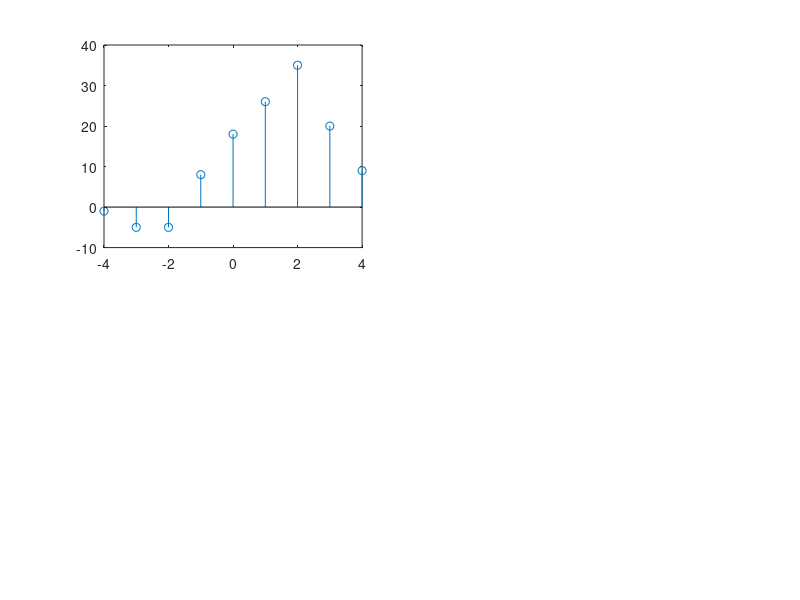

This chart was generated by the following MATLAB code: (Note: this script raises an error after producing the figure.)
x = [-1 -2 3 4 2 9];
nx = [-2 -1 0 1 2 3];
h = [1 3 2 1];
nh = [-2 -1 0 1];
y = conv(x,h); %%% values
n1= nx(1) + nh(1);
n2= nx(end) + nh(end);
n = n1 : n2;
subplot(2,2,1)
stem(n,y);
x1 = 1:5;
nx1 = -2:2;
h1 = 6:9;
nh1 = 1:4;
[y1, n1] = sig_conv(x1, nx1, h1, nh1);
subplot(2,2,2)
stem(n1, y1);
u = [zeros(1,10) 1 ones(1,40)];
nx2 = -10:40;
x2 = 0.8 .^ nx2;
h2 = (-0.9) .^ nx2;
nh2 = -10: 40;
[y2, n2] = sig_conv(x2, nx2, h2, nh2);
subplot(2,2,3)
stem(n2, y2);
u = [zeros(1,10) 1 ones(1,40)];
nx2 = -10:40;
x2 = 0.8 .^ nx2 .* u;
h2 = (-0.9) .^ nx2 .* u;
nh2 = -10: 40;
[y2, n2] = sig_conv(x2, nx2, h2, nh2);
subplot(2,2,3)
stem(n2, y2);

u1 = [zeros(1,10 - 1) 1 ones(1, 10+1)] - [zeros(1,10 + 4) 1 ones(1, 10 - 4)];
nx3 = -10:10;
x3 = 0.25 .^ -nx3 .* u1;
h3 = [zeros(1,10) 1 ones(1, 10)] - [zeros(1,10 + 5) 1 ones(1, 10 - 5)];
nh3 = -10:10;
[y3, n3] = sig_conv(x3, nx3, h3, nh3);
subplot(2,2,4)
stem(n3, y3);



